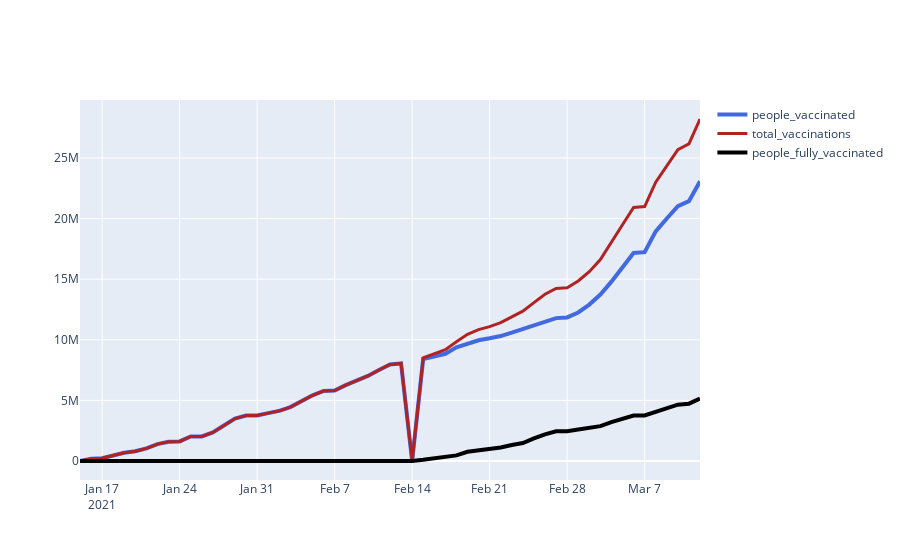

Write notebook code for a chart like this one.
### Markdown cell above
# plot of total_vaccine, people_vaccined and people_fully_vaccined

### Code cell
import plotly.graph_objects as go
fig = go.Figure()

fig.add_trace(go.Scatter(x=India['date'], y=India['people_vaccinated'], name='people_vaccinated',
                         line=dict(color='royalblue', width=4)))
fig.add_trace(go.Scatter(x=India['date'], y=India['total_vaccinations'], name = 'total_vaccinations',
                         line=dict(color='firebrick', width=3)))
fig.add_trace(go.Scatter(x=India['date'], y=India['people_fully_vaccinated'], name = 'people_fully_vaccinated',
                         line=dict(color='black', width=4)))
